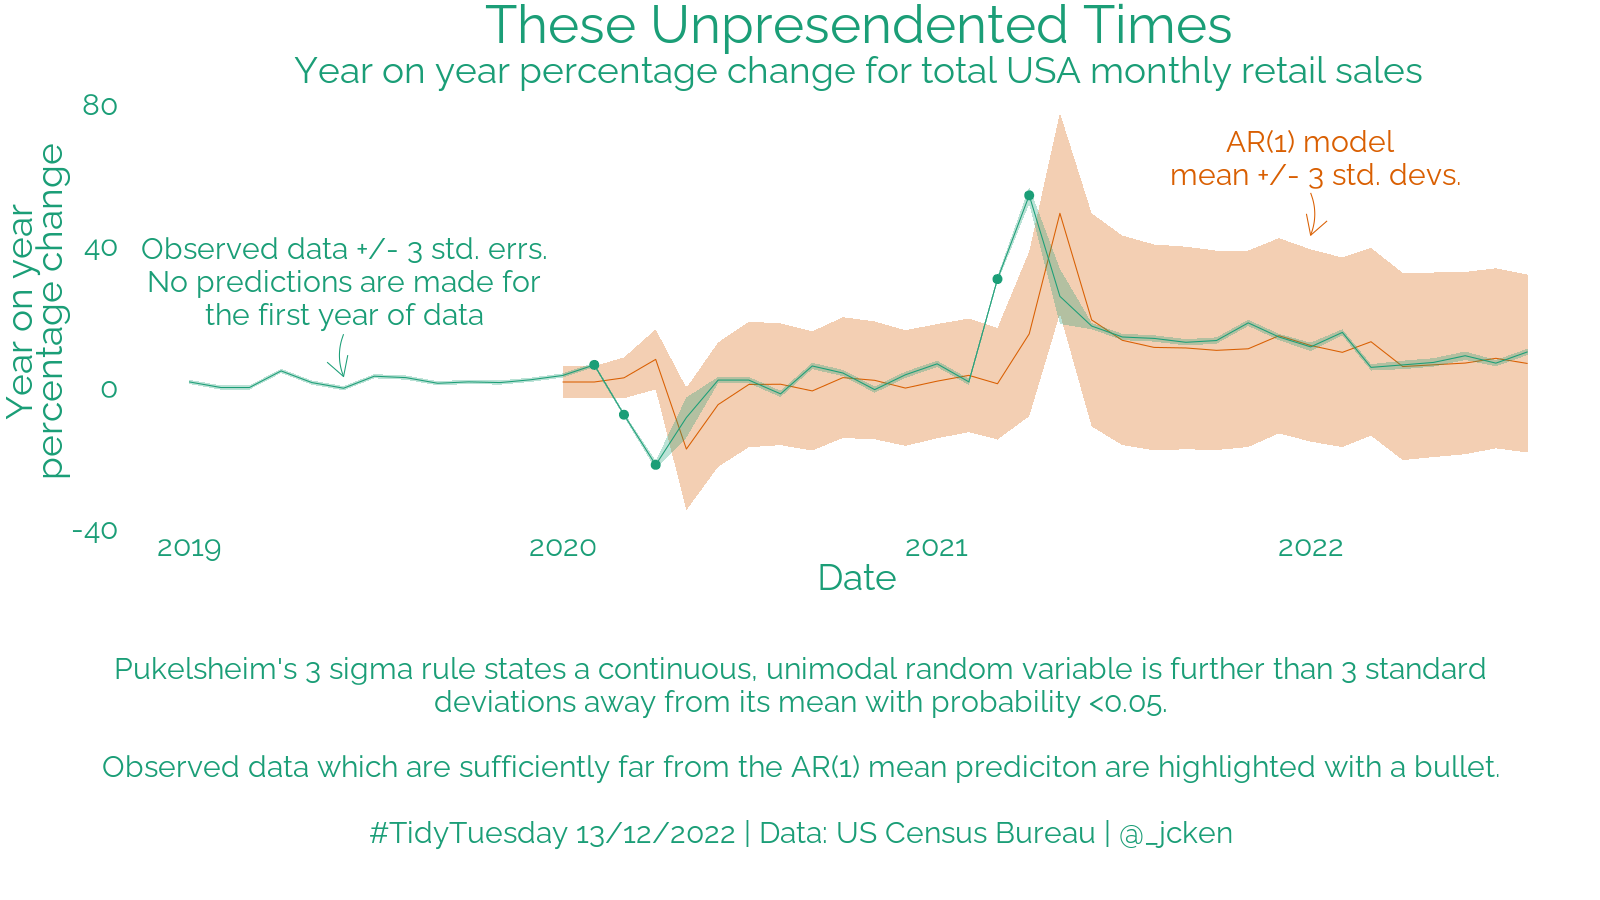

This figure's R source:
# libs and data ----
library(tidyverse)
library(lubridate)
library(gridExtra)
library(grid)
library(showtext)
library(RColorBrewer)

state_retail <- readr::read_csv('https://raw.githubusercontent.com/rfordatascience/tidytuesday/master/data/2022/2022-12-13/state_retail.csv',  col_types = "cciciiccc")
coverage_codes <- readr::read_csv('https://raw.githubusercontent.com/rfordatascience/tidytuesday/master/data/2022/2022-12-13/coverage_codes.csv')

# functions ----
arima_one_step_mean <- function(input_data, pred_date) {
  # pred_date is the date at which I want to predict what would happen
  #  under an AR(1) model
  ts_data <- input_data %>%
    filter(date < pred_date)
  ar1_pred <- forecast::Arima(ts_data$change_yoy, order= c(1, 0, 0), method = "ML") %>%
    forecast::forecast(h=1)
  ar1_pred$mean[1]
}

arima_one_step_se <- function(input_data, pred_date) {
  # pred_date is the date at which I want to predict what would happen
  #  under an AR(1) model
  ts_data <- input_data %>%
    filter(date < pred_date)
  ar1_pred <- forecast::Arima(ts_data$change_yoy, order= c(1, 0, 0), method = "ML") %>%
    forecast::forecast(h=1)
  as.numeric( (ar1_pred$upper[,1] - ar1_pred$lower[,1]) / (2 * qnorm(.5 + ar1_pred$level[1] / 200)) )
}


# fonts ----
font_add_google(name = "raleway",
                family = "Raleway")
main_font <- "Raleway"
showtext_auto()
# wrangling ----

## I will fit an AR(1) model to the data; pacf(plot_data$change_yoy)
## suggests dependence holds for only 1 lag

plot_data <- state_retail %>%
  filter(state_abbr == "USA" & subsector == "total") %>%
  mutate(date = paste0("01/", month, "/", year),
         date = dmy(date),
         change_yoy = as.numeric(change_yoy),
         change_yoy_se = as.numeric(change_yoy_se)) %>%
  mutate(lwr = change_yoy - 3 * change_yoy_se,
         upr = change_yoy + 3 * change_yoy_se) %>%
  select(change_yoy, change_yoy_se, date, lwr, upr)



predictions <- tibble(mean = rep(NA, nrow(plot_data) - 12), std_err = rep(NA, nrow(plot_data) - 12), date = plot_data$date[-(1:12)])

predictions <- predictions %>%
  mutate(mean = unlist(map(date, ~ arima_one_step_mean(plot_data, .x))),
         std_err = unlist(map(date, ~ arima_one_step_se(plot_data, .x))),
         lwr_pred = mean - 3 * std_err,
         upr_pred = mean + 3 * std_err) %>%
  left_join(plot_data, by = "date") %>%
  mutate(abs_implausibility = abs(mean - change_yoy) / sqrt(std_err ^ 2 + change_yoy_se ^ 2),
         is_plausible = abs_implausibility  <  3)

plausible_pred <- predictions %>% filter(is_plausible)
implausible_pred <- predictions %>% filter(!is_plausible)

# plot ----

main_col <- brewer.pal(3, "Dark2")[1]
second_col <- brewer.pal(3, "Dark2")[2]
date_range <- c(as.Date("2015-01-01"), last(all_dates))

arrow_data <- data.frame(x1 = as.Date("2019-06-01"),  x2 = as.Date("2019-06-01"),
                         y1 = 15, y2 = 3)

arrow_model <- data.frame(x1 = as.Date("2022-01-01"),  x2 = as.Date("2022-01-01"),
                         y1 = 55, y2 = 43)

data_plot <- ggplot() + 
  geom_line(data = predictions, mapping = aes(x = date, y = mean),
            color = second_col) +
  geom_ribbon(data = predictions, aes(x = date, ymin = lwr_pred, ymax = upr_pred),
              alpha = 0.3, fill = second_col) +
  geom_line(data = plot_data, mapping = aes(x = date, y = change_yoy),
            colour = main_col) +
  geom_ribbon(data = plot_data, aes(x = date, ymin = lwr, ymax = upr),
              alpha = 0.3, fill = main_col) +
  geom_point(data = implausible_pred, aes(x = date, y = change_yoy),
             pch = 19, size = 4, colour = main_col) +
  labs(y = "Year on year\npercentage change",
       x = "Date") +
  ggtitle("These Unpresendented Times",
          subtitle = "Year on year percentage change for total USA monthly retail sales") +
  annotate("text", x = as.Date("2019-06-01"), y = 30,
           label = "Observed data +/- 3 std. errs.\nNo predictions are made for\nthe first year of data",
           colour = main_col, family = main_font, size = 8) +
  annotate("text", x = as.Date("2022-01-01"), y = 65,
           label = "AR(1) model\n mean +/- 3 std. errs.",
           colour = second_col, family = main_font, size = 8) +
  geom_curve(mapping = aes(x = x1, y = y1, xend = x2, yend = y2),
             data = arrow_data,
             arrow = arrow(type = "open", length = unit(0.05, "npc")),
             colour = main_col, curvature = 0.2) +
  geom_curve(mapping = aes(x = x1, y = y1, xend = x2, yend = y2),
             data = arrow_model,
             arrow = arrow(type = "open", length = unit(0.05, "npc")),
             colour = second_col, curvature = -0.2) +
  theme_minimal() +
  theme(text = element_text(family = main_font, size = 28, colour = main_col),
        plot.title = element_text(hjust = 0.5, size = 40),
        plot.subtitle = element_text(hjust = 0.5, size = 28),
        panel.grid = element_blank(),
        axis.text = element_text(colour = main_col))
data_plot
side_text <- "Pukelsheim's 3 sigma rule states a continuous, unimodal random variable is further than 3 standard\ndeviations away from its mean with probability <0.05.\n\nObserved data which are sufficiently far from the AR(1) mean prediciton are highlighted with a bullet.\n\n#TidyTuesday 13/12/2022 | Data: US Census Bureau | @_jcken"

additional_text <- ggplot() +
  annotate("text", x = as.Date("2018-01-01"), y = 30, 
           label = side_text, family = main_font, colour = main_col,
           size = 8) +
  theme_void()

p <- arrangeGrob(data_plot, additional_text,
            ncol = 1,
            heights = c(2, 1)) 

grid.arrange(p)
# save ----

png("~/tidytuesday/2022/2022-12-13/2022-12-13.png",
    width = 1600,  height = 900, units = "px")
grid.arrange(p)
dev.off()


# REMEMBER FOR FUTURE
# ggsave() doesn't play nicely with arrangeGrob? or showtext_auto and arrangeGrob?
# see https://stackoverflow.com/a/32065806/13256171
